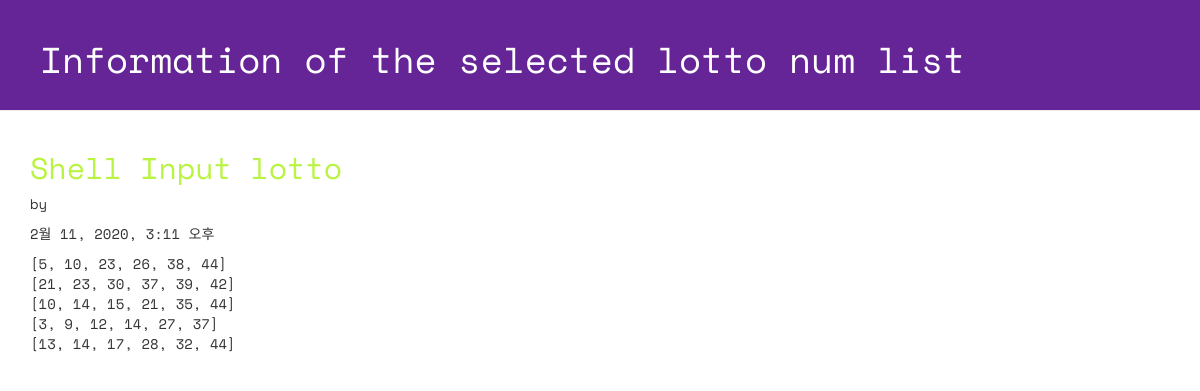
The app's page /lotto/4/detail with its own data.
### lotto/models.py (models this page shows, shortened)
class GuessNumbers(models.Model):
    name = models.CharField(max_length=24)
    text = models.CharField(max_length=255)
    lottos = models.CharField(max_length=255,
        default='[1, 2, 3, 4, 5, 6]')
    num_lotto = models.IntegerField(default=5)
    update_date = models.DateTimeField()

### lotto/views.py (the view)
# urls.py: path('lotto/<int:lottokey>/detail', views.detail, name='detail'),
def detail(request, lottokey):
    lotto = GuessNumbers.objects.get(pk = lottokey)
    return render(request, "lotto/detail.html", {"lotto":lotto})

### lotto/templates/lotto/detail.html (shortened to what this page needs)
<!DOCTYPE html>
{% load staticfiles %}
<html lang="ko">
<head>
 <link rel="stylesheet" href="//maxcdn.bootstrapcdn.com/bootstrap/3.2.0/css/bootstrap.min.css">
 <link rel="stylesheet" href="//maxcdn.bootstrapcdn.com/bootstrap/3.2.0/css/bootstrap-theme.min.css">
 <link rel="stylesheet" href="{% static 'css/lotto.css'%}">
</head>
<body>
 <div class="page-header">
 <h1>Information of the selected lotto num list</h1>
 </div>
 <div class="container lotto">
 <h2>{{ lotto.text }}</h2>
 <p> by {{ lotto.name }}</p>
 <p> {{ lotto.update_date }}</p>
 <p> {{ lotto.lottos | linebreaksbr }}</p>
 </div>
</body>
</html>

### lotto/static/css/lotto.css (style rules this page uses)
.page-header { background-color: #652596; margin-top: 0; padding: 20px 20px 20px 40px; font-family: 'Space Mono', monospace; }
.page-header h1 { color: #FFFFFF; }
.container { font-family: 'Space Mono', monospace; }
.container h2 { color: #b9f442; }

### records on screen
GuessNumbers: text "Shell Input lotto", update_date "2월 11, 2020, 3:11 오후", lottos "[5, 10, 23, 26, 38, 44] [21, 23, 30, 37, 39, 42] [10, 14, 15, 21, 35, 44] [3, 9, 12, 14, 27, 37] [13, 14, 17, 28, 32, 44]"
